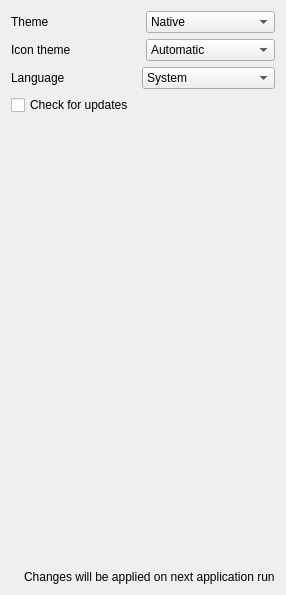
             <widget class="QWidget" name="tab_3">
              <attribute name="title">
               <string>General</string>
              </attribute>
              <layout class="QVBoxLayout" name="verticalLayout_7">
               <item>
                <layout class="QHBoxLayout" name="horizontalLayout_13">
                 <item>
                  <widget class="QLabel" name="label_12">
                   <property name="text">
                    <string>Theme</string>
                   </property>
                  </widget>
                 </item>
                 <item>
                  <widget class="QComboBox" name="themeComboBox">
                   <item>
                    <property name="text">
                     <string>Native</string>
                    </property>
                   </item>
                   <item>
                    <property name="text">
                     <string>Fusion</string>
                    </property>
                   </item>
                   <item>
                    <property name="text">
                     <string>Fusion Dark</string>
                    </property>
                   </item>
                  </widget>
                 </item>
                </layout>
               </item>
               <item>
                <layout class="QHBoxLayout" name="horizontalLayout_14">
                 <item>
                  <widget class="QLabel" name="label_13">
                   <property name="text">
                    <string>Icon theme</string>
                   </property>
                  </widget>
                 </item>
                 <item>
                  <widget class="QComboBox" name="iconThemeComboBox">
                   <item>
                    <property name="text">
                     <string>Automatic</string>
                    </property>
                   </item>
                   <item>
                    <property name="text">
                     <string>White</string>
                    </property>
                   </item>
                   <item>
                    <property name="text">
                     <string>Black</string>
                    </property>
                   </item>
                  </widget>
                 </item>
                </layout>
               </item>
               <item>
                <layout class="QHBoxLayout" name="horizontalLayout_language">
                 <item>
                  <widget class="QLabel" name="languageLabel">
                   <property name="text">
                    <string>Language</string>
                   </property>
                  </widget>
                 </item>
                 <item>
                  <widget class="QComboBox" name="languageComboBox">
                   <item>
                    <property name="text">
                     <string>System</string>
                    </property>
                   </item>
                   <item>
                    <property name="text">
                     <string>English</string>
                    </property>
                   </item>
                   <item>
                    <property name="text">
                     <string>Simplified Chinese</string>
                    </property>
                   </item>
                  </widget>
                 </item>
                </layout>
               </item>
               <item>
                <widget class="QCheckBox" name="checkForUpdatesCheckBox">
                 <property name="text">
                  <string>Check for updates</string>
                 </property>
                </widget>
               </item>
               <item>
                <spacer name="verticalSpacer_6">
                 <property name="orientation">
                  <enum>Qt::Orientation::Vertical</enum>
                 </property>
                 <property name="sizeHint" stdset="0">
                  <size>
                   <width>20</width>
                   <height>449</height>
                  </size>
                 </property>
                </spacer>
               </item>
               <item>
                <layout class="QHBoxLayout" name="emulationInfoLayout_5">
                 <item>
                  <widget class="QLabel" name="infoIconLabel_7">
                   <property name="sizePolicy">
                    <sizepolicy hsizetype="Minimum" vsizetype="Preferred">
                     <horstretch>0</horstretch>
                     <verstretch>0</verstretch>
                    </sizepolicy>
                   </property>
                   <property name="text">
                    <string/>
                   </property>
                   <property name="pixmap">
                    <pixmap>:/newPrefix/Resource/Info.ico</pixmap>
                   </property>
                   <property name="wordWrap">
                    <bool>false</bool>
                   </property>
                  </widget>
                 </item>
                 <item>
                  <widget class="QLabel" name="label_91">
                   <property name="sizePolicy">
                    <sizepolicy hsizetype="Expanding" vsizetype="Minimum">
                     <horstretch>0</horstretch>
                     <verstretch>0</verstretch>
                    </sizepolicy>
                   </property>
                   <property name="midLineWidth">
                    <number>1</number>
                   </property>
                   <property name="text">
                    <string>Changes will be applied on next application run</string>
                   </property>
                   <property name="textFormat">
                    <enum>Qt::TextFormat::PlainText</enum>
                   </property>
                  </widget>
                 </item>
                </layout>
               </item>
              </layout>
             </widget>
